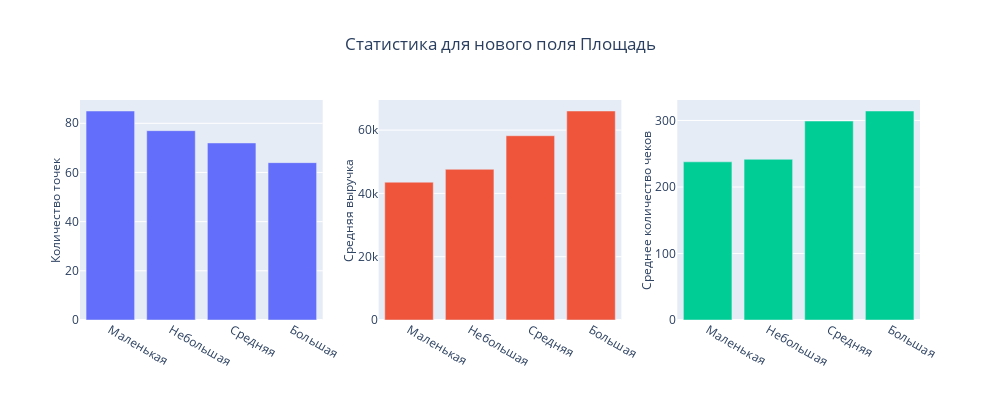

Notebook code cell kept with this figure:
### Code cell
bar_plot(
    column='Площадь', 
    rows=1, 
    cols=3, 
    title='Статистика для нового поля Площадь', 
    width=1250,
    height=400,
    xaxes=False
)

### Figure 1 — Plotly figure (JSON) as saved in the notebook; plotly's stock layout.template omitted (floating-point values rounded to 4 significant figures)
{"data": [{"type": "bar", "x": ["Маленькая", "Небольшая", "Средняя", "Большая"], "xaxis": "x", "y": [85, 77, 72, 64], "yaxis": "y"}, {"type": "bar", "x": ["Маленькая", "Небольшая", "Средняя", "Большая"], "xaxis": "x2", "y": [43550.0, 47610.0, 58220.0, 66030.0], "yaxis": "y2"}, {"type": "bar", "x": ["Маленькая", "Небольшая", "Средняя", "Большая"], "xaxis": "x3", "y": [237.8, 241.6, 299.1, 314.2], "yaxis": "y3"}], "layout": {"autosize": false, "height": 400, "showlegend": false, "title": {"text": "Статистика для нового поля Площадь", "x": 0.5}, "width": 1000, "xaxis": {"anchor": "y", "domain": [0, 0.2889]}, "xaxis2": {"anchor": "y2", "domain": [0.3556, 0.6444]}, "xaxis3": {"anchor": "y3", "domain": [0.7111, 1]}, "yaxis": {"anchor": "x", "domain": [0, 1], "title": {"font": {"size": 12}, "standoff": 1, "text": "Количество точек"}}, "yaxis2": {"anchor": "x2", "domain": [0, 1], "title": {"font": {"size": 12}, "standoff": 1, "text": "Средняя выручка"}}, "yaxis3": {"anchor": "x3", "domain": [0, 1], "title": {"font": {"size": 12}, "standoff": 1, "text": "Среднее количество чеков"}}}}
